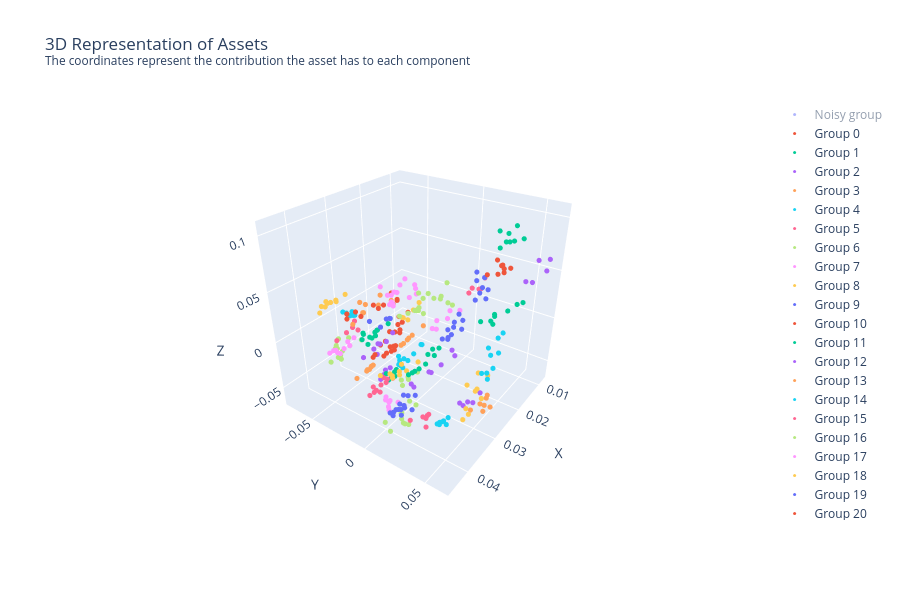

Notebook cell for this chart:
### Markdown cell above
# Step 2: Clustering
Now that the assets are organized into 3D space, you can use a clustering algorithm to place them into groups. Let's use the OPTICS clustering algorithm.

### Code cell
from sklearn.cluster import OPTICS

clustering = OPTICS().fit(factor_exposures)

# Display the results.
group_by_cluster_id = {
    cluster_id: factor_exposures.iloc[
        [i for i, x in enumerate(clustering.labels_) if x == cluster_id]
    ]
    for cluster_id in sorted(set(clustering.labels_))
}
go.Figure(
    [
        go.Scatter3d(
            x=group['component_0'], y=group['component_1'], 
            z=group['component_2'], mode='markers',
            marker=dict(size=3), text=group.index,
            name=f"Group {cluster_id}" if cluster_id >= 0 else "Noisy group",
            visible=True if cluster_id >= 0 else 'legendonly'
        )
        for cluster_id, group in group_by_cluster_id.items()
    ],
    dict(
        scene=dict(
            xaxis_title='X', yaxis_title='Y', zaxis_title='Z', 
            camera=dict(eye=dict(x=1.75, y=1.25, z=1.25))
        ),
        title='3D Representation of Assets<br><sup>The coordinates represent '
            + 'the contribution the asset has to each component</sup>', 
        height=600, width=900
    )
).show()

# Drop noisy samples.
labels = clustering.labels_[clustering.labels_ != -1]
print(
    f"Out of {len(clustering.labels_)} assets, OPTICS found {len(labels)}",
    f"non-noisy samples and organized them into {len(set(labels))} groups."
)

### Figure 1 — Plotly figure (JSON) as saved in the notebook; plotly's stock layout.template omitted (floating-point values rounded to 4 significant figures; data arrays with more than 128 entries replaced by an {"elided": "..."} marker saying what was removed)
{"data": [{"marker": {"size": 3}, "mode": "markers", "name": "Noisy group", "text": {"elided": "576 str values"}, "type": "scatter3d", "visible": "legendonly", "x": {"elided": "576 float values"}, "y": {"elided": "576 float values"}, "z": {"elided": "576 float values"}}, {"marker": {"size": 3}, "mode": "markers", "name": "Group 0", "text": ["A RPTMYV3VC57P", "EFX R735QTJ8XC9X", "ICLRY RAQ4796P3OMD", "MTD R735QTJ8XC9X", "Q VGF1UY7HUU05"], "type": "scatter3d", "visible": true, "x": [0.03718, 0.03694, 0.03284, 0.03838, 0.04081], "y": [-0.0316, -0.0277, -0.0292, -0.0355, -0.02692], "z": [0.03116, 0.0279, 0.02965, 0.03015, 0.03441]}, {"marker": {"size": 3}, "mode": "markers", "name": "Group 1", "text": ["DLB T6A6E6PM371H", "DNB XFSYMYY1JYW5", "EBAY REC37LGZ79T1", "EL R735QTJ8XC9X", "GART R735QTJ8XC9X", "GRMN S0DPIYB0VD5X", "LEN R735QTJ8XC9X", "LENB SNUJ365UIOV9", "NKE R735QTJ8XC9X", "ODFL R735QTJ8XC9X", "PHM R735QTJ8XC9X"], "type": "scatter3d", "visible": true, "x": [0.03438, 0.03093, 0.03441, 0.03545, 0.03549, 0.03976, 0.0375, 0.03784, 0.0361, 0.03736, 0.03889], "y": [-0.02229, -0.02229, -0.02165, -0.02035, -0.02057, -0.01837, -0.02488, -0.02344, -0.02362, -0.01746, -0.01629], "z": [0.0104, 0.009287, 0.01106, 0.008317, 0.01184, 0.01581, 0.01371, 0.01401, 0.006739, 0.01193, 0.00991]}, {"marker": {"size": 3}, "mode": "markers", "name": "Group 2", "text": ["CDW VHRARJ4RLSV9", "CTSH RBOKUIZLS38L", "GMED V8SC4V5EIC85", "MA TIX2XDPLFR6T", "ROK R735QTJ8XC9X", "V U12VRGLO8PR9", "WATR R735QTJ8XC9X"], "type": "scatter3d", "visible": true, "x": [0.04157, 0.0372, 0.03335, 0.03887, 0.03904, 0.03653, 0.03783], "y": [-0.01196, -0.01103, -0.0112, -0.0114, -0.00807, -0.007429, -0.01076], "z": [0.005717, 0.008584, 0.01065, 0.007536, 0.004218, 0.01125, 0.01059]}, {"marker": {"size": 3}, "mode": "markers", "name": "Group 3", "text": ["CACC R735QTJ8XC9X", "HAS R735QTJ8XC9X", "IFF R735QTJ8XC9X", "THC R735QTJ8XC9X", "TRY R735QTJ8XC9X", "UPS RPLRE46IQ3XH"], "type": "scatter3d", "visible": true, "x": [0.03004, 0.03076, 0.03236, 0.03336, 0.02603, 0.0345], "y": [-0.0034, -0.004522, -0.00135, -0.001885, -0.004147, -0.0008989], "z": [0.003756, 0.001928, 0.005545, 0.003972, 0.003965, 0.005552]}, {"marker": {"size": 3}, "mode": "markers", "name": "Group 4", "text": ["ADT WRCOZDX55HET", "CRI ST3KX4E97JOL", "HLI W30D46CX20KL", "LSXMA W9TJFGFY3VJ9", "LSXMK W9TJFGFY3VJ9", "ROST R735QTJ8XC9X", "TJX R735QTJ8XC9X", "TTC R735QTJ8XC9X", "VFC R735QTJ8XC9X"], "type": "scatter3d", "visible": true, "x": [0.03143, 0.0361, 0.03384, 0.02865, 0.02888, 0.03462, 0.03562, 0.03625, 0.03392], "y": [0.001496, 0.004804, 0.002928, 0.001462, 0.001225, -0.002878, 0.0009147, 0.001845, -0.0001853], "z": [-0.01018, -0.01065, -0.01025, -0.007385, -0.006816, -0.006675, -0.006345, -0.008431, -0.009746]}, {"marker": {"size": 3}, "mode": "markers", "name": "Group 5", "text": ["AMG R735QTJ8XC9X", "ARW R735QTJ8XC9X", "CFX U2G444W42FS5", "ESI X1OVYQ6Y2O2T", "GNTX R735QTJ8XC9X", "LPX R735QTJ8XC9X", "MHK R735QTJ8XC9X", "OC TNAMGC8LOGV9", "PII R735QTJ8XC9X", "RHI R735QTJ8XC9X"], "type": "scatter3d", "visible": true, "x": [0.04153, 0.04186, 0.03923, 0.04355, 0.04204, 0.03927, 0.04073, 0.04284, 0.03963, 0.03864], "y": [0.0007211, -0.00397, 0.0003799, -0.001794, -0.0008934, -0.002542, -0.000704, -0.0001534, 0.0004187, 0.00328], "z": [-0.02301, -0.01936, -0.01623, -0.02193, -0.02054, -0.01631, -0.01864, -0.01984, -0.01871, -0.01545]}, {"marker": {"size": 3}, "mode": "markers", "name": "Group 6", "text": ["ARMK VMCPV8L4GJTX", "HDI R735QTJ8XC9X", "NXST STY3S0QHKXNP", "PFGC W4CM0RA6SZFP", "RBC R735QTJ8XC9X"], "type": "scatter3d", "visible": true, "x": [0.03768, 0.03495, 0.03284, 0.0361, 0.03507], "y": [0.008713, 0.005993, 0.008539, 0.003338, 0.006691], "z": [-0.02279, -0.0231, -0.02238, -0.0247, -0.02512]}, {"marker": {"size": 3}, "mode": "markers", "name": "Group 7", "text": ["ALK R735QTJ8XC9X", "GM URPX6IW2RK2T", "LEA UHSHWL3SZOTH", "MAR R9GTMYCXKZ8L", "PK WGYJ3UX02SF9", "RL R735QTJ8XC9X", "VAC V1T950VCZYAT", "WH WUZNFTKLBTR9"], "type": "scatter3d", "visible": true, "x": [0.03758, 0.0393, 0.04053, 0.03922, 0.04035, 0.0393, 0.03923, 0.03999], "y": [0.004171, 0.002208, 0.004762, -0.00205, 0.003838, -0.001296, 0.0007511, 0.003394], "z": [-0.0445, -0.03831, -0.04348, -0.04039, -0.04087, -0.0364, -0.04069, -0.03718]}, {"marker": {"size": 3}, "mode": "markers", "name": "Group 8", "text": ["ASH R735QTJ8XC9X", "AWI TMWU7148LWMD", "CSL R735QTJ8XC9X", "HEI R735QTJ8XC9X", "HEIA RA5FTAI5HU91", "JCI R735QTJ8XC9X", "VMC R735QTJ8XC9X", "VVV WE54288M72W5", "WY R735QTJ8XC9X"], "type": "scatter3d", "visible": true, "x": [0.03922, 0.04071, 0.03744, 0.0389, 0.03706, 0.04105, 0.04066, 0.03464, 0.04287], "y": [0.01094, 0.009399, 0.01174, 0.009883, 0.006577, 0.01024, 0.007227, 0.01377, 0.006006], "z": [-0.006009, -0.005792, -0.006404, -0.003984, -0.003445, -0.002098, -0.002877, -0.003824, 0.001019]}, {"marker": {"size": 3}, "mode": "markers", "name": "Group 9", "text": ["AXP R735QTJ8XC9X", "CE T5JLBNU20TPH", "DOW R735QTJ8XC9X", "IPG R735QTJ8XC9X", "LUK R735QTJ8XC9X", "MAN R735QTJ8XC9X", "MTG R735QTJ8XC9X", "MWD R735QTJ8XC9X", "NVT WU54KX8CYFS5", "PH R735QTJ8XC9X", "STT R735QTJ8XC9X", "TXT R735QTJ8XC9X", "UAG R735QTJ8XC9X", "WAB R735QTJ8XC9X"], "type": "scatter3d", "visible": true, "x": [0.04167, 0.04326, 0.04056, 0.03898, 0.04169, 0.03853, 0.04106, 0.04302, 0.0417, 0.04434, 0.04064, 0.04385, 0.03732, 0.04281], "y": [0.01654, 0.02323, 0.0179, 0.01308, 0.01438, 0.01568, 0.0158, 0.01565, 0.02156, 0.01733, 0.02464, 0.01871, 0.01842, 0.02171], "z": [-0.03137, -0.02788, -0.02987, -0.02669, -0.03293, -0.02712, -0.02805, -0.03415, -0.02641, -0.02567, -0.02985, -0.02571, -0.02882, -0.02442]}, {"marker": {"size": 3}, "mode": "markers", "name": "Group 10", "text": ["AES R735QTJ8XC9X", "ALLE VM2VEAXFP085", "G TUSEXYGUN6UD", "GGG R735QTJ8XC9X", "OTIS XDDBUNE0QTLX", "PX R735QTJ8XC9X", "TDY RQ5GBZHW9751", "VICI WT7NDQSMCSBP", "XYL V18KR26TE3XH"], "type": "scatter3d", "visible": true, "x": [0.0379, 0.04118, 0.03834, 0.04342, 0.03999, 0.03822, 0.03865, 0.03972, 0.04198], "y": [0.0044, 0.004361, 0.004193, 0.00256, 0.002952, 0.004261, 0.002135, 0.006192, -0.0005281], "z": [0.01632, 0.0147, 0.01687, 0.01848, 0.01367, 0.01292, 0.01598, 0.01642, 0.01559]}, {"marker": {"size": 3}, "mode": "markers", "name": "Group 11", "text": ["CHH R735QTJ8XC9X", "DRI R735QTJ8XC9X", "EAGL W4RDQ5RPYAUD", "EEFT R735QTJ8XC9X", "LMTR R735QTJ8XC9X", "MAT R735QTJ8XC9X", "THO R735QTJ8XC9X"], "type": "scatter3d", "visible": true, "x": [0.0367, 0.03678, 0.03694, 0.03499, 0.03598, 0.03282, 0.03416], "y": [-0.006214, -0.003046, -0.007411, -0.005703, -0.00265, -0.006853, -0.006462], "z": [-0.02832, -0.02236, -0.02137, -0.024, -0.02432, -0.02329, -0.02423]}, {"marker": {"size": 3}, "mode": "markers", "name": "Group 12", "text": ["ALB R735QTJ8XC9X", "EXPE TB0IQCZTBPT1", "PCLN RJG7T2VJICTH", "SKX RLE4JPUIXX7P", "WDC R735QTJ8XC9X"], "type": "scatter3d", "visible": true, "x": [0.03408, 0.03515, 0.03638, 0.03615, 0.03356], "y": [-0.01696, -0.01539, -0.01457, -0.01344, -0.01394], "z": [-0.03077, -0.03208, -0.03334, -0.03108, -0.02799]}, {"marker": {"size": 3}, "mode": "markers", "name": "Group 13", "text": ["APO UVBW6V6CV59H", "BLDR T9P99VFPNI3P", "LFUS R735QTJ8XC9X", "SZI SYLHRWX6L6XX", "TPX SULQI9IJF1ID", "UA TOKWGQFJ9XET", "UARM TDRYVSXV1X0L"], "type": "scatter3d", "visible": true, "x": [0.03939, 0.03921, 0.04191, 0.0382, 0.03874, 0.03686, 0.03696], "y": [-0.01733, -0.01538, -0.01816, -0.01704, -0.01871, -0.01939, -0.02081], "z": [-0.01713, -0.01485, -0.01836, -0.01595, -0.01827, -0.01886, -0.02058]}, {"marker": {"size": 3}, "mode": "markers", "name": "Group 14", "text": ["BOKF R735QTJ8XC9X", "CAT R735QTJ8XC9X", "DOW X3BYSC52NXPH", "FHB WCRVPJY6DCV9", "NOB R735QTJ8XC9X", "WLK T133GF7JJUJP", "ZION R735QTJ8XC9X"], "type": "scatter3d", "visible": true, "x": [0.03718, 0.0356, 0.03808, 0.0373, 0.03733, 0.03829, 0.03636], "y": [0.04026, 0.04107, 0.04005, 0.04363, 0.03842, 0.03881, 0.03932], "z": [-0.04418, -0.04446, -0.0444, -0.04466, -0.04565, -0.0438, -0.04676]}, {"marker": {"size": 3}, "mode": "markers", "name": "Group 15", "text": ["BK R735QTJ8XC9X", "CMB R735QTJ8XC9X", "CUM R735QTJ8XC9X", "EMN R735QTJ8XC9X", "PNC R735QTJ8XC9X", "VOYA VG85QANBBJVP"], "type": "scatter3d", "visible": true, "x": [0.04006, 0.0393, 0.03964, 0.04321, 0.04155, 0.04091], "y": [0.03429, 0.03446, 0.03435, 0.03015, 0.03809, 0.03397], "z": [-0.03472, -0.03286, -0.0329, -0.02881, -0.03638, -0.03051]}, {"marker": {"size": 3}, "mode": "markers", "name": "Group 16", "text": ["AL UVVL4QHQE8H1", "BWA R735QTJ8XC9X", "COF R735QTJ8XC9X", "DFS TTXW324M9SV9", "HXL R735QTJ8XC9X", "OTRKB R735QTJ8XC9X", "SF R735QTJ8XC9X", "SYF VSO64U344TWL", "TKR R735QTJ8XC9X", "URI R735QTJ8XC9X"], "type": "scatter3d", "visible": true, "x": [0.03964, 0.03643, 0.04135, 0.04012, 0.03735, 0.04119, 0.04519, 0.04159, 0.04199, 0.04385], "y": [0.01259, 0.01661, 0.0179, 0.01463, 0.01371, 0.02331, 0.01964, 0.01997, 0.02243, 0.01133], "z": [-0.04481, -0.04323, -0.04156, -0.04119, -0.03789, -0.04487, -0.0408, -0.04409, -0.04195, -0.04146]}, {"marker": {"size": 3}, "mode": "markers", "name": "Group 17", "text": ["CDRD R735QTJ8XC9X", "CHRW R735QTJ8XC9X", "DLTR R735QTJ8XC9X", "HRC R735QTJ8XC9X", "JAZZ TT3D85SDWEW5", "PRGO R735QTJ8XC9X"], "type": "scatter3d", "visible": true, "x": [0.01861, 0.02771, 0.02291, 0.02635, 0.02705, 0.02065], "y": [0.01007, 0.007879, 0.009262, 0.008299, 0.009688, 0.00604], "z": [0.01017, 0.01045, 0.0105, 0.0157, 0.009118, 0.01247]}, {"marker": {"size": 3}, "mode": "markers", "name": "Group 18", "text": ["BLL R735QTJ8XC9X", "CHTR UPXX4G43SIN9", "ICUI R735QTJ8XC9X", "LBDAV VVAP1T7BH9B9", "LBDKV VVAP1T7BH9B9", "TSCO R735QTJ8XC9X"], "type": "scatter3d", "visible": true, "x": [0.02799, 0.02811, 0.02615, 0.03098, 0.03102, 0.0312], "y": [-0.004116, -0.007377, -0.007553, -0.009588, -0.008345, -0.003839], "z": [0.02537, 0.02373, 0.02713, 0.0216, 0.02185, 0.0221]}, {"marker": {"size": 3}, "mode": "markers", "name": "Group 19", "text": ["BWC UORKWFDUI2QT", "CASY R735QTJ8XC9X", "CME SKAIZ0LWKM05", "EY R735QTJ8XC9X", "HRB R735QTJ8XC9X", "HSIC R735QTJ8XC9X", "OHI R735QTJ8XC9X", "PCG R735QTJ8XC9X", "VST WKELFN09PUN9", "WAG R735QTJ8XC9X"], "type": "scatter3d", "visible": true, "x": [0.02948, 0.02544, 0.02354, 0.02796, 0.02446, 0.03015, 0.02607, 0.02768, 0.02325, 0.02778], "y": [0.02054, 0.02072, 0.02006, 0.02145, 0.02472, 0.02663, 0.02164, 0.02065, 0.02276, 0.02389], "z": [0.009907, 0.01757, 0.02123, 0.006239, 0.009841, 0.01596, 0.01429, 0.01502, 0.0154, 0.01183]}, {"marker": {"size": 3}, "mode": "markers", "name": "Group 20", "text": ["BFAM VDKND85XWDB9", "CIEN R735QTJ8XC9X", "CNXC XJZM19WV9EG5", "ELAN WY0Y276BTKKL", "GHQ U13V7JYUBGX1", "LMCAD VD9TG75322JP", "LMCKV VS1IUOO8DH7P", "NYT R735QTJ8XC9X", "SAM R735QTJ8XC9X", "SMG R735QTJ8XC9X"], "type": "scatter3d", "visible": true, "x": [0.02854, 0.03129, 0.03412, 0.03101, 0.02641, 0.02868, 0.02932, 0.02621, 0.02421, 0.03345], "y": [-0.02032, -0.02016, -0.02044, -0.01619, -0.02236, -0.01816, -0.01664, -0.02588, -0.02292, -0.01775], "z": [0.00375, 0.002608, -0.004811, 0.003469, 0.0004375, -0.0006343, -0.001598, 0.004661, 0.006162, -0.001182]}, {"marker": {"size": 3}, "mode": "markers", "name": "Group 21", "text": ["ALD R735QTJ8XC9X", "CUZ R735QTJ8XC9X", "FRT R735QTJ8XC9X", "MMM R735QTJ8XC9X", "NSC R735QTJ8XC9X", "REG R735QTJ8XC9X", "SEE R9PONSNG9ROL", "UHS R735QTJ8XC9X", "UNP R735QTJ8XC9X"], "type": "scatter3d", "visible": true, "x": [0.04162, 0.03937, 0.04159, 0.03382, 0.03767, 0.04145, 0.03625, 0.03415, 0.03499], "y": [0.02489, 0.027, 0.02776, 0.02831, 0.02763, 0.0293, 0.02574, 0.02418, 0.02764], "z": [0.008845, 0.009388, 0.01221, 0.01553, 0.009691, 0.01414, 0.0143, 0.01324, 0.01094]}, {"marker": {"size": 3}, "mode": "markers", "name": "Group 22", "text": ["BRX VL6DN7UV63XH", "GPC R735QTJ8XC9X", "KBR TNPE5QQ4TS9X", "KIM R735QTJ8XC9X", "MSM R735QTJ8XC9X", "PKG RRRJPI2URPLX", "WU TMH31J9JDU1X"], "type": "scatter3d", "visible": true, "x": [0.04326, 0.03696, 0.02931, 0.04248, 0.038, 0.0337, 0.02893], "y": [0.03336, 0.03021, 0.0306, 0.02922, 0.03107, 0.03001, 0.02738], "z": [0.006637, 0.0007369, -0.002787, 0.004864, 0.004778, -0.0006582, 0.0003789]}, {"marker": {"size": 3}, "mode": "markers", "name": "Group 23", "text": ["AVTR X4K9WJLO3VXH", "BDAL RWXN767R8AXX", "CRL RVSAF8UO0M79", "FIC R735QTJ8XC9X", "MEDP WCYRU7ICWMZP", "MORN T8C0X759TS2T", "PODD TSMMMKKILL5X", "POOL R735QTJ8XC9X", "RIGX RC0E7NDMP55X"], "type": "scatter3d", "visible": true, "x": [0.02971, 0.03362, 0.03362, 0.03191, 0.0273, 0.0345, 0.02772, 0.03758, 0.03311], "y": [-0.03449, -0.03639, -0.037, -0.03985, -0.02962, -0.03414, -0.03874, -0.03357, -0.0411], "z": [0.02085, 0.02058, 0.02037, 0.02392, 0.02263, 0.02329, 0.02548, 0.01881, 0.02806]}, {"marker": {"size": 3}, "mode": "markers", "name": "Group 24", "text": ["ETSY VZR6X1TTY8H1", "NCNO XG5RG6P8JRZ9", "TDOC W1U0W5MNRKO5", "TXG X7SGNKRL4WV9", "Z UYE69C59FN8L", "ZG W31CK9Q34RQD", "ZI XF2DKG2HHLK5"], "type": "scatter3d", "visible": true, "x": [0.03053, 0.02877, 0.02937, 0.03162, 0.02947, 0.02992, 0.02914], "y": [-0.06474, -0.06212, -0.0613, -0.06437, -0.06142, -0.06288, -0.06357], "z": [0.001178, -0.004044, 0.0001067, 0.004951, -0.002294, -0.002282, 0.0002065]}, {"marker": {"size": 3}, "mode": "markers", "name": "Group 25", "text": ["AVGO UEW4IOBWVPT1", "FND WK1SMF92Q1K5", "GNRC UK280CGTCB51", "LULU TUPGLODCEXD1", "PMTC R735QTJ8XC9X"], "type": "scatter3d", "visible": true, "x": [0.03646, 0.0396, 0.03369, 0.03342, 0.03447], "y": [-0.0445, -0.04294, -0.04271, -0.04647, -0.0452], "z": [0.002503, 0.002449, -0.0003565, 0.006924, 0.003067]}, {"marker": {"size": 3}, "mode": "markers", "name": "Group 26", "text": ["AHA R735QTJ8XC9X", "ALGM XJ34A6UAQI5H", "AMAT R735QTJ8XC9X", "ENTG RWA0GXFPE739", "FOUR XF3D0JFNKCPX", "KLAC R735QTJ8XC9X", "LRCX R735QTJ8XC9X", "MCHP R735QTJ8XC9X", "MKSI RJG7T2VJICTH", "MRVL RVW87MBCBMUD", "PANL R735QTJ8XC9X", "QRVO VWWSFBS9ZRS5", "TER R735QTJ8XC9X"], "type": "scatter3d", "visible": true, "x": [0.03859, 0.03547, 0.03797, 0.03829, 0.03229, 0.03754, 0.03706, 0.04123, 0.03956, 0.03612, 0.03436, 0.03824, 0.03788], "y": [-0.04852, -0.04584, -0.04693, -0.05033, -0.04484, -0.05125, -0.04791, -0.04465, -0.04331, -0.05457, -0.05047, -0.0455, -0.05074], "z": [-0.0121, -0.01479, -0.01962, -0.01297, -0.01563, -0.01541, -0.01751, -0.01716, -0.01583, -0.009831, -0.01094, -0.02241, -0.0109]}, {"marker": {"size": 3}, "mode": "markers", "name": "Group 27", "text": ["ADI R735QTJ8XC9X", "AZEK XFA956ZU3MUD", "BX TTO1M4GXI99H", "SITE WAH65P7ZXZDX", "TRMB R735QTJ8XC9X", "TWP RJP2TX62759H", "TXN R735QTJ8XC9X", "YETI WYZEPGZ8HZ6T", "ZBRA R735QTJ8XC9X"], "type": "scatter3d", "visible": true, "x": [0.04053, 0.04105, 0.04233, 0.04118, 0.0432, 0.03844, 0.03997, 0.03717, 0.03878], "y": [-0.04361, -0.03928, -0.03279, -0.03466, -0.03703, -0.03665, -0.03519, -0.03493, -0.0338], "z": [-0.00615, -0.002195, 0.001929, -0.002889, 0.001571, 0.001618, -0.001118, 0.003368, -0.0002908]}, {"marker": {"size": 3}, "mode": "markers", "name": "Group 28", "text": ["ADBE R735QTJ8XC9X", "ANSS R735QTJ8XC9X", "CDN R735QTJ8XC9X", "INTU R735QTJ8XC9X", "NOW V7TVHLCHTXLX", "SNPS R735QTJ8XC9X", "TYL R735QTJ8XC9X", "VEEV VKSLDWQI3JOL", "WDAY VAP9FER7V5GL"], "type": "scatter3d", "visible": true, "x": [0.03352, 0.03747, 0.03442, 0.03866, 0.0336, 0.03495, 0.0366, 0.02917, 0.03289], "y": [-0.06339, -0.06356, -0.06559, -0.06109, -0.07378, -0.06975, -0.0604, -0.06931, -0.06562], "z": [0.02219, 0.0238, 0.02071, 0.02071, 0.01653, 0.01541, 0.02656, 0.01708, 0.0184]}, {"marker": {"size": 3}, "mode": "markers", "name": "Group 29", "text": ["AUD R735QTJ8XC9X", "CTAS R735QTJ8XC9X", "FAST R735QTJ8XC9X", "MOT R735QTJ8XC9X", "PAYX R735QTJ8XC9X"], "type": "scatter3d", "visible": true, "x": [0.03777, 0.0405, 0.03725, 0.03645, 0.04], "y": [-9.595e-05, -0.008435, -0.004514, -0.003596, -0.001067], "z": [0.03999, 0.03967, 0.03634, 0.03539, 0.03656]}, {"marker": {"size": 3}, "mode": "markers", "name": "Group 30", "text": ["BR TRGAEJU9B59H", "FDS R735QTJ8XC9X", "HANS R735QTJ8XC9X", "ICE TDPZZM7IWEP1", "SHW R735QTJ8XC9X", "STRL R735QTJ8XC9X"], "type": "scatter3d", "visible": true, "x": [0.03748, 0.03226, 0.03147, 0.03532, 0.03426, 0.03213], "y": [-0.01008, -0.01451, -0.01194, -0.01231, -0.00748, -0.01011], "z": [0.04434, 0.04629, 0.03949, 0.04201, 0.04306, 0.04073]}, {"marker": {"size": 3}, "mode": "markers", "name": "Group 31", "text": ["CI R735QTJ8XC9X", "CVS R735QTJ8XC9X", "HRS R735QTJ8XC9X", "LMT R735QTJ8XC9X", "MCK R735QTJ8XC9X", "NOC R735QTJ8XC9X", "PGR R735QTJ8XC9X", "PM U1EP4KZP5ROL"], "type": "scatter3d", "visible": true, "x": [0.02086, 0.02329, 0.02143, 0.01492, 0.01783, 0.01432, 0.02046, 0.02517], "y": [0.04015, 0.0463, 0.04384, 0.04909, 0.04721, 0.05243, 0.04196, 0.0405], "z": [0.01691, 0.02207, 0.02467, 0.02488, 0.02362, 0.02689, 0.02365, 0.02633]}, {"marker": {"size": 3}, "mode": "markers", "name": "Group 32", "text": ["APA R735QTJ8XC9X", "DVN RNB1U9GCAQG5", "FANG VAP9FER7V5GL", "OVV XBJCWDVPM9UT", "PXD R735QTJ8XC9X"], "type": "scatter3d", "visible": true, "x": [0.0275, 0.02634, 0.02486, 0.02792, 0.02302], "y": [0.03549, 0.03671, 0.03815, 0.03333, 0.0401], "z": [-0.06101, -0.05951, -0.06422, -0.05794, -0.05692]}, {"marker": {"size": 3}, "mode": "markers", "name": "Group 33", "text": ["AHC R735QTJ8XC9X", "HAL R735QTJ8XC9X", "MPC UXVGRK71ZB6T", "NOI R735QTJ8XC9X", "PSX V67S42RJBF51", "SLB R735QTJ8XC9X", "VLO R735QTJ8XC9X"], "type": "scatter3d", "visible": true, "x": [0.02548, 0.02656, 0.02824, 0.02337, 0.02467, 0.02382, 0.02277], "y": [0.04526, 0.04997, 0.04314, 0.04674, 0.04726, 0.05063, 0.04507], "z": [-0.05922, -0.06156, -0.05889, -0.05461, -0.06228, -0.06497, -0.06098]}, {"marker": {"size": 3}, "mode": "markers", "name": "Group 34", "text": ["ACCOB R735QTJ8XC9X", "ACL R735QTJ8XC9X", "AFC R735QTJ8XC9X", "ALL R735QTJ8XC9X", "BKLY R735QTJ8XC9X", "HII UVCVMYJIXWF9", "MO R735QTJ8XC9X", "NFG R735QTJ8XC9X", "RLI R735QTJ8XC9X"], "type": "scatter3d", "visible": true, "x": [0.02227, 0.0318, 0.03113, 0.02787, 0.02941, 0.02726, 0.02154, 0.03273, 0.027], "y": [0.0494, 0.06086, 0.05887, 0.05473, 0.05994, 0.0592, 0.05149, 0.0582, 0.05116], "z": [0.007033, -0.003575, -0.0004493, 0.006342, 0.0001051, 0.00931, 0.01152, 0.003426, 0.009599]}, {"marker": {"size": 3}, "mode": "markers", "name": "Group 35", "text": ["AMGN R735QTJ8XC9X", "DPS U2F4O1IXZOMD", "GILD R735QTJ8XC9X", "REYN XBNAORCDXAHX", "UNH R735QTJ8XC9X"], "type": "scatter3d", "visible": true, "x": [0.01935, 0.02381, 0.02229, 0.01748, 0.02136], "y": [0.02834, 0.0299, 0.02447, 0.02687, 0.03029], "z": [0.04186, 0.05144, 0.04165, 0.04805, 0.04579]}, {"marker": {"size": 3}, "mode": "markers", "name": "Group 36", "text": ["ADC R735QTJ8XC9X", "AIRCW XK1KXGN7EWRP", "BFA R735QTJ8XC9X", "BFB R735QTJ8XC9X", "BYA R735QTJ8XC9X", "CDC R7LV8LHGDOBP", "CPT R735QTJ8XC9X", "EQR R735QTJ8XC9X", "ESS R735QTJ8XC9X", "HR R735QTJ8XC9X", "MAA R735QTJ8XC9X", "MCD R735QTJ8XC9X", "MMC R735QTJ8XC9X", "O R735QTJ8XC9X", "PEAK X99MSMIP9NJ9", "UDR R735QTJ8XC9X"], "type": "scatter3d", "visible": true, "x": [0.02842, 0.03721, 0.02926, 0.02948, 0.03666, 0.03099, 0.03477, 0.03665, 0.03568, 0.03003, 0.03552, 0.0294, 0.03773, 0.03321, 0.03576, 0.03715], "y": [0.0206, 0.013, 0.01773, 0.01879, 0.01992, 0.03097, 0.01806, 0.01941, 0.01542, 0.01448, 0.01666, 0.024, 0.007751, 0.01794, 0.0209, 0.01809], "z": [0.06181, 0.04913, 0.04743, 0.05079, 0.05595, 0.05075, 0.05939, 0.05315, 0.04928, 0.04826, 0.06502, 0.04667, 0.04534, 0.06048, 0.04912, 0.05368]}, {"marker": {"size": 3}, "mode": "markers", "name": "Group 37", "text": ["AMB R735QTJ8XC9X", "AMH VIPRESXOA7HH", "ARE R735QTJ8XC9X", "COLD WRCOZDX55HET", "EGP R735QTJ8XC9X", "EXR T142WIKPMLPH", "FR R735QTJ8XC9X", "INVH WHQ3MH5Q7WX1", "MHC R735QTJ8XC9X", "NSA VZY31PE0HILH", "REXR VICYLL6HAEED", "ROP R735QTJ8XC9X", "STIR UVRNCD1237TX", "SUI R735QTJ8XC9X", "YSI T31ZN5JP263P"], "type": "scatter3d", "visible": true, "x": [0.03814, 0.03589, 0.03717, 0.03033, 0.03925, 0.03088, 0.03926, 0.03589, 0.03385, 0.03465, 0.03802, 0.03536, 0.03953, 0.03423, 0.03237], "y": [-0.005597, -0.001521, 0.001328, 0.001107, 0.006104, 0.001313, 0.007066, 0.0008771, 0.001662, 0.007157, -0.0004157, -0.005299, 0.005548, -0.001399, 0.00599], "z": [0.06701, 0.05951, 0.05073, 0.04766, 0.06076, 0.05746, 0.05991, 0.06004, 0.06859, 0.05555, 0.06136, 0.05407, 0.05866, 0.06272, 0.05864]}, {"marker": {"size": 3}, "mode": "markers", "name": "Group 38", "text": ["ADM R735QTJ8XC9X", "AFG R735QTJ8XC9X", "AFL R735QTJ8XC9X", "AXS SPYCIDBUES85", "CNA R735QTJ8XC9X", "HIG R735QTJ8XC9X", "LTR R735QTJ8XC9X", "TMK R735QTJ8XC9X", "WMB R735QTJ8XC9X"], "type": "scatter3d", "visible": true, "x": [0.02871, 0.03325, 0.03811, 0.02957, 0.03461, 0.03298, 0.04071, 0.03754, 0.03087], "y": [0.0554, 0.04929, 0.05923, 0.04981, 0.0628, 0.05506, 0.06275, 0.06008, 0.05221], "z": [-0.01167, -0.01196, -0.01484, -0.009783, -0.01348, -0.01565, -0.01494, -0.02193, -0.02155]}, {"marker": {"size": 3}, "mode": "markers", "name": "Group 39", "text": ["EIX R735QTJ8XC9X", "FE R735QTJ8XC9X", "HOU R735QTJ8XC9X", "KO R735QTJ8XC9X", "OGE R735QTJ8XC9X", "PE R735QTJ8XC9X", "PPL R735QTJ8XC9X", "SRE RBYFBGNAJMUD"], "type": "scatter3d", "visible": true, "x": [0.0285, 0.02574, 0.02924, 0.02742, 0.03024, 0.02702, 0.03135, 0.02983], "y": [0.04489, 0.04226, 0.04793, 0.04013, 0.05368, 0.03905, 0.0477, 0.05189], "z": [0.06203, 0.06935, 0.06938, 0.06905, 0.07177, 0.07537, 0.06282, 0.06251]}, {"marker": {"size": 3}, "mode": "markers", "name": "Group 40", "text": ["ATO R735QTJ8XC9X", "DTE R735QTJ8XC9X", "ETR R735QTJ8XC9X", "IDA R735QTJ8XC9X", "NI R735QTJ8XC9X", "PEG R735QTJ8XC9X", "PNW R735QTJ8XC9X", "WR R735QTJ8XC9X"], "type": "scatter3d", "visible": true, "x": [0.02504, 0.02665, 0.02519, 0.02514, 0.02657, 0.02898, 0.02271, 0.02504], "y": [0.05392, 0.05686, 0.05225, 0.05292, 0.05275, 0.05006, 0.05436, 0.04894], "z": [0.07984, 0.08051, 0.08219, 0.08287, 0.07756, 0.08057, 0.07638, 0.08564]}, {"marker": {"size": 3}, "mode": "markers", "name": "Group 41", "text": ["AEE R735QTJ8XC9X", "AEP R735QTJ8XC9X", "CMS R735QTJ8XC9X", "DUK R735QTJ8XC9X", "ED R735QTJ8XC9X", "NSP R735QTJ8XC9X", "WEC R735QTJ8XC9X", "WPH R735QTJ8XC9X"], "type": "scatter3d", "visible": true, "x": [0.02298, 0.02444, 0.0215, 0.02212, 0.01965, 0.02223, 0.01975, 0.02388], "y": [0.05021, 0.04899, 0.04892, 0.05416, 0.05638, 0.04402, 0.05113, 0.05413], "z": [0.09786, 0.0947, 0.1023, 0.09842, 0.09722, 0.1039, 0.1068, 0.1004]}, {"marker": {"size": 3}, "mode": "markers", "name": "Group 42", "text": ["CAG R735QTJ8XC9X", "CPB R735QTJ8XC9X", "K R735QTJ8XC9X", "KHC W1YY4MGI5CH1", "SJMA R735QTJ8XC9X"], "type": "scatter3d", "visible": true, "x": [0.016, 0.007723, 0.009249, 0.01543, 0.01028], "y": [0.06004, 0.051, 0.06125, 0.05443, 0.06124], "z": [0.05304, 0.05652, 0.06351, 0.05072, 0.05408]}], "layout": {"height": 600, "scene": {"aspectmode": "auto", "aspectratio": {"x": 1, "y": 1, "z": 1}, "camera": {"eye": {"x": 1.75, "y": 1.25, "z": 1.25}}, "xaxis": {"title": {"text": "X"}, "type": "linear"}, "yaxis": {"title": {"text": "Y"}, "type": "linear"}, "zaxis": {"title": {"text": "Z"}, "type": "linear"}}, "title": {"text": "3D Representation of Assets<br><sup>The coordinates represent the contribution the asset has to each component</sup>"}, "width": 900}}
